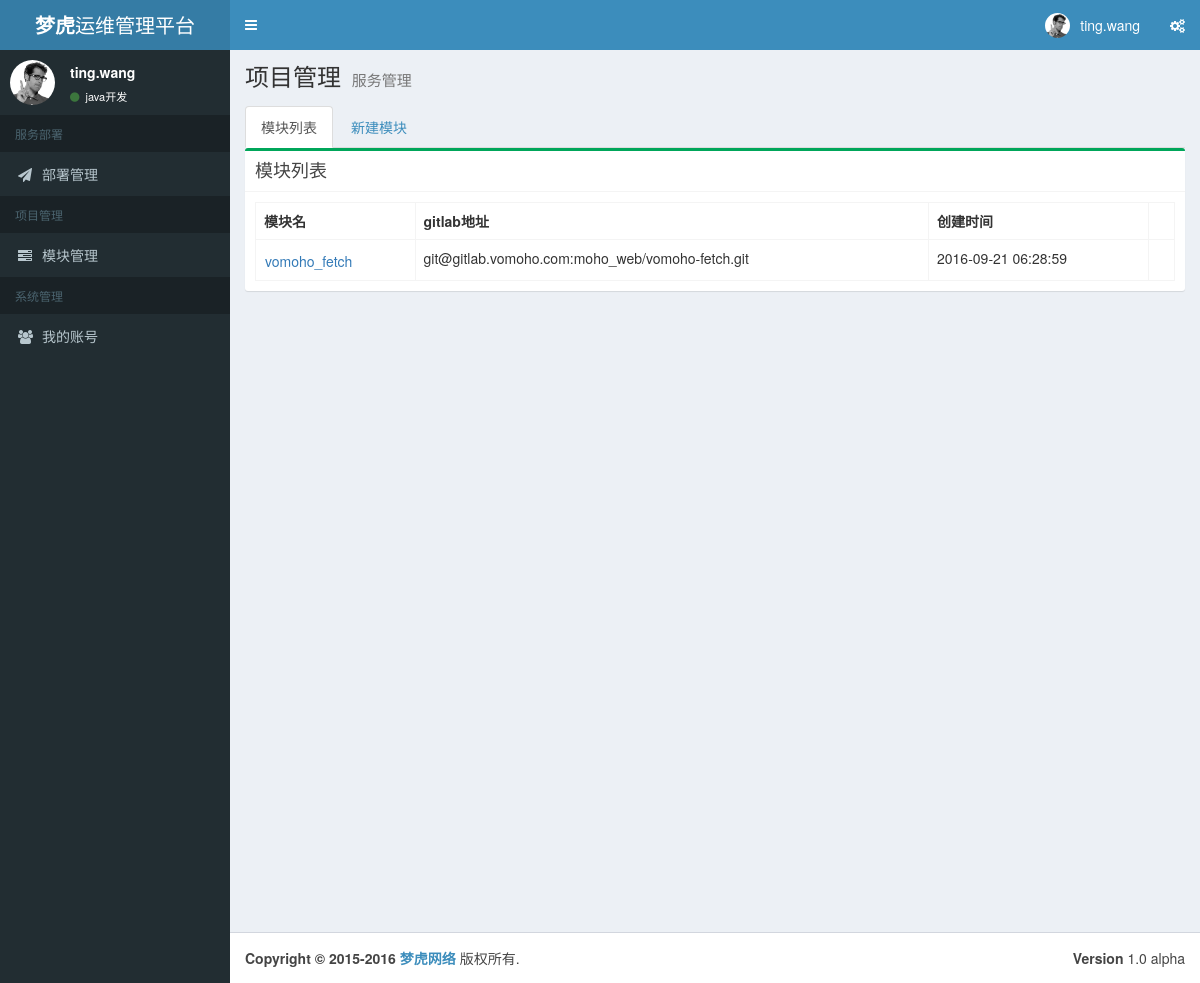
/project/project_list (signed in), run on the app's committed database.
### tables this page shows
CREATE TABLE users (
  id integer primary key autoincrement,
  email text not null,
  username text not null,
  password text not null,
  system_role integer not null,
  position text not null
);

CREATE TABLE projects (
  id integer primary key autoincrement,
  pid integer,
  name text not null,
  gitlab_url text default "",
  branch text default "",
  pre_shell default "",
  pos_shell default "",
  time TIMESTAMP NOT NULL DEFAULT current_timestamp,
  description text default ""
);

### views/project.py (the view)
@project.route("/project_list")
def project_list():
    if not session.get('logged_in'):
        abort(401)
    cur = g.db.execute("select * from projects")
    projects = cur.fetchall()
    cur2 = g.db.execute("select * from users")
    users = cur2.fetchall()
    return render_template("project_list.html",
                           service_type=SERVICE_TYPE["PROJECT_MANEGE"],
                           service_name=PROJECT_MANEGE["PROJECT_MANEGE"],
                           projects=projects,
                           users=users)

### run.py (called while the page is built)
def connect_db():
    rv = sqlite3.connect(app.config['DATABASE'])
    rv.row_factory = sqlite3.Row
    return rv

@app.before_request
def before_request():
    g.db = connect_db()
    g.cf = configparser.ConfigParser()
    g.cf.read("config.iml")

@app.teardown_request
def teardown_request(exception):
    if exception is not None:
        print(exception)
    db = getattr(g, 'db', None)
    if db is not None:
        db.close()
    g.db.close()

### templates/project_list.html (shortened to what this page needs)
{% extends "base_layout.html" %}
{% block css %}
    <link href="{{ url_for('static', filename='basstyle.css') }}" rel="stylesheet" type="text/css"/>
{% endblock %}
{% block body %}
  <ul class="nav nav-tabs" role="tablist">
      <li role="presentation" class="active"><a href="#project_list" aria-controls="project_list" role="tab" data-toggle="tab">模块列表</a></li>
      <li role="presentation"><a href="#project_manage" aria-controls="project_manage" role="tab" data-toggle="tab">新建模块</a></li>
  </ul>
  <div class="tab-content">
    <div role="tabpanel" class="tab-pane active" id="project_list">
        <div class="row">
            <div class="col-xs-12">
                <div class="box box-success">
                    <div class="box-header with-border">
                        <h3 class="box-title">模块列表</h3>
                    </div>
                    <div class="box-body">
                        <table class="table table-bordered" id="pro_info">
                            <tr>
                                <th>模块名</th>
                                <th>gitlab地址</th>
                                <th>创建时间</th>
                            </tr>
                            {% for project in projects %}
                            <tr class="pro_info_tr">
                                <td>
                                    <a class="btn btn-link btn-a" data-toggle="modal" data-target="#myModal">{{ project.name }}</a>
                                </td>
                                <td>{{ project.gitlab_url }}</td>
                                <td>{{ project.time }}</td>
                                <td>
                                </td>
                            </tr>
                            {% endfor %}
                        </table>
                    </div>
                </div>
            </div>
        </div>
    </div>
  </div>
{% endblock %}

### templates/base_layout.html (shortened to what this page needs)
<!DOCTYPE html>
<html>
{% if session.logged_in %}
<head>
    <link href="{{ url_for('static', filename='bootstrap/css/bootstrap.min.css') }}" rel="stylesheet" type="text/css"/>
    <link href="{{ url_for('static', filename='dist/css/font-awesome.min.css') }}" rel="stylesheet" type="text/css"/>
    <link href="{{ url_for('static', filename='dist/css/ionicons.min.css') }}" rel="stylesheet" type="text/css"/>
    <link href="{{ url_for('static', filename='dist/css/AdminLTE.min.css') }}" rel="stylesheet" type="text/css"/>
    <link href="{{ url_for('static', filename='dist/css/skins/_all-skins.min.css') }}" rel="stylesheet"
          type="text/css"/>
    <link href="{{ url_for('static', filename='plugins/iCheck/flat/blue.css') }}" rel="stylesheet" type="text/css"/>
    <link href="{{ url_for('static', filename='plugins/jvectormap/jquery-jvectormap-1.2.2.css') }}" rel="stylesheet"
          type="text/css"/>
    <link href="{{ url_for('static', filename='plugins/datepicker/datepicker3.css') }}" rel="stylesheet"
          type="text/css"/>
    <link href="{{ url_for('static', filename='plugins/daterangepicker/daterangepicker-bs3.css') }}" rel="stylesheet"
          type="text/css"/>
    {% block css %}{% endblock %}
</head>
<body class="skin-blue sidebar-mini">
<div class="wrapper">
    <header class="main-header">
        <a href="index2.html" class="logo">
            <span class="logo-lg"><b>梦虎</b>运维管理平台</span>
        </a>
        <nav class="navbar navbar-static-top" role="navigation">
            <a href="#" class="sidebar-toggle" data-toggle="offcanvas" role="button">
            </a>
            <div class="navbar-custom-menu">
                <ul class="nav navbar-nav">
                    <li class="dropdown user user-menu">
                        <a href="#" class="dropdown-toggle" data-toggle="dropdown">
                            <img src="{{ url_for('static', filename='dist/img/user2-160x160.jpg') }}" class="user-image" alt="User Image"/>
                            <span class="hidden-xs">{{ session.username }}</span>
                        </a>
                    </li>
                    <li>
                        <a href="#" data-toggle="control-sidebar"><i class="fa fa-gears"></i></a>
                    </li>
                </ul>
            </div>
        </nav>
    </header>
    <aside class="main-sidebar">
        <section class="sidebar">
            <div class="user-panel">
                <div class="pull-left image">
                    <img src="{{ url_for('static', filename='dist/img/user2-160x160.jpg') }}" class="img-circle" alt="User Image"/>
                </div>
                <div class="pull-left info">
                    <p>{{ session.username }}</p>
                    <a href="#"><i class="fa fa-circle text-success"></i> {{ session.position }}</a>
                </div>
            </div>
            <ul class="sidebar-menu">
                <li class="header">服务部署</li>
                {% if service_name == "部署管理" %}
                    <li class="active">{% else %}
                    <li>{% endif %}
                        <a href="{{ url_for('deploy.deploy_manage') }}">
                            <i class="fa fa-send "></i> <span>部署管理</span>
                        </a>
                    </li>
                {% if session.access != 4%}
                <li class="header">项目管理</li>
                {% if service_name == "工程管理" %}
                    <li class="active">{% else %}
                    <li>{% endif %}
                        <a href="{{ url_for('project.project_list') }}">
                            <i class="fa fa-tasks"></i> <span>模块管理</span>
                        </a>
                    </li>
                {% endif %}
                <li class="header">系统管理</li>
                {% if service_name == "我的账号" %}
                    <li class="active">{% else %}
                    <li>{% endif %}
                        <a href="{{ url_for('system.my_account', error='None') }}">
                            <i class="fa fa-users"></i> <span>我的账号</span>
                        </a>
                    </li>
            </ul>
        </section>
    </aside>
    <div class="content-wrapper">
        <section class="content-header">
            <h1>
                {{ service_type }}
                <small>{{ service_name }}</small>
            </h1>
        </section>
        <section class="content">
            {% block body %}{% endblock %}
        </section>
    </div>
    <footer class="main-footer">
        <div class="pull-right hidden-xs">
            <b>Version</b> 1.0 alpha
        </div>
        <strong>Copyright &copy; 2015-2016 <a href="http://www.dreamtiger.cn">梦虎网络</a></strong> 版权所有.
    </footer>
</div>
</body>
{% endif %}
</html>

### static/basstyle.css (style rules this page uses)
.btn-a { padding:0; }

### data on the page
users: username "ting.wang"
projects: name "vomoho_fetch", gitlab_url "git@gitlab.vomoho.com:moho_web/vomoho-fetch.git", time "2016-09-21 06:28:59"

### other printed values
{{ session.position }} "java开发"
{{ service_type }} "项目管理"
{{ service_name }} "服务管理"
